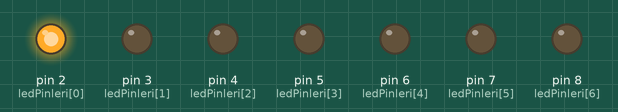
The sketch below on a simulated Arduino Uno, built with avr-gcc and run on an emulated ATmega328P. Shown: output pins drawn as LEDs (lit = HIGH).

Above: at 0.2 s.
At 0.7 s:
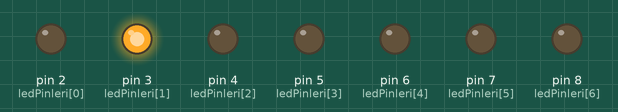
At 1.2 s:
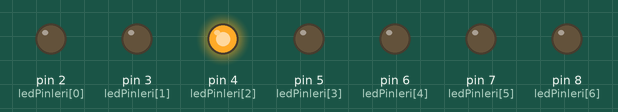
At 1.7 s:
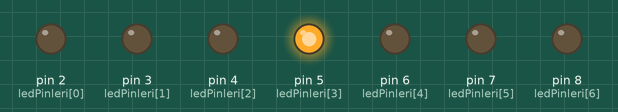
At 2.2 s:
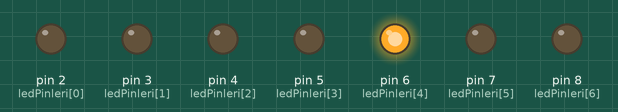
At 4.0 s:
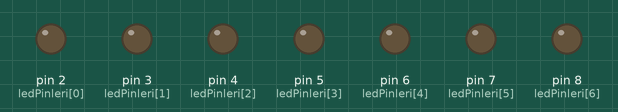
Timing chart, 0 to 5.9 s (numbered marks = the images above):
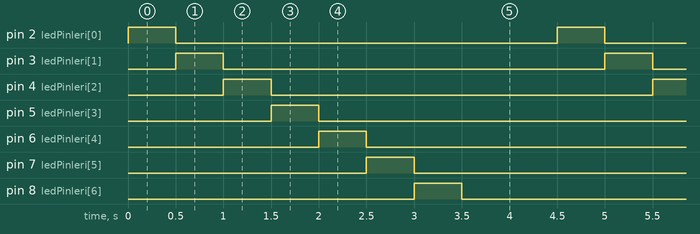

Measured:
- by itself, pin 2 (ledPinleri[0]), pin 3 (ledPinleri[1]), pin 4 (ledPinleri[2]), pin 5 (ledPinleri[3]), pin 6 (ledPinleri[4]), pin 7 (ledPinleri[5]), pin 8 (ledPinleri[6]): alternates HIGH for 0.50 s and LOW for 4.0 s
- by itself, everything shown: repeats every 4.5 s, in 8 steps

The sketch:

dizi_ile_coklu_led_yakma1.ino
```cpp
const int ledPinleri[] = {2, 3, 4, 5, 6, 7, 8}; // LED pinleri
const int ledSayisi = 7; // LED sayısı

void setup() {
  for (int i = 0; i < ledSayisi; i++) {
    pinMode(ledPinleri[i], OUTPUT);
  }
}

void loop() {
  for (int i = 0; i < ledSayisi; i++) {
    digitalWrite(ledPinleri[i], HIGH);
    delay(500);
    digitalWrite(ledPinleri[i], LOW);
  }
  delay(1000); // Bir sonraki dizi elemanına geçmeden önce bekleme süresi
}
```
